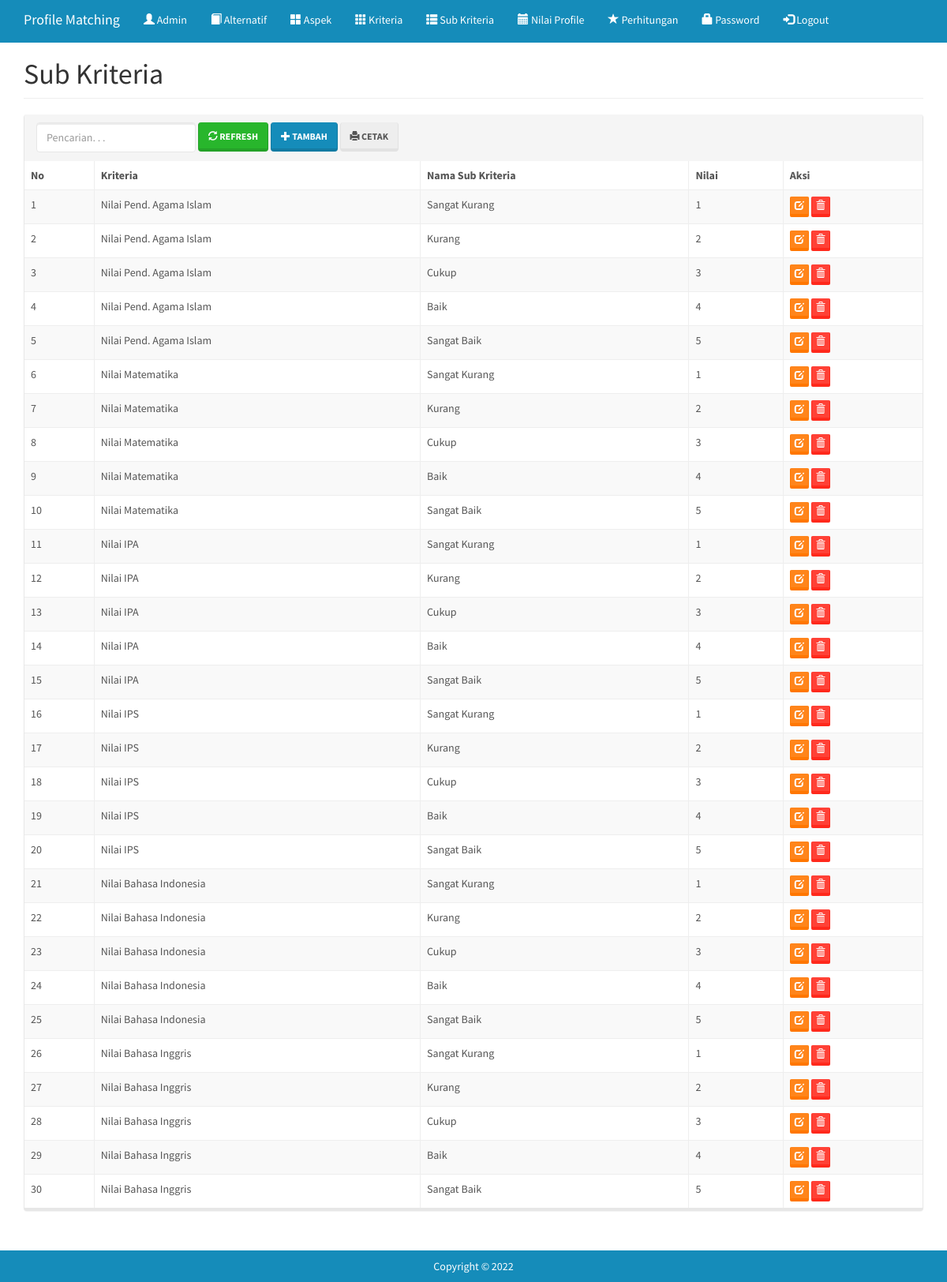
The app's page /index.php?m=crips (signed in) with its own data.
### tables this page shows
CREATE TABLE `tb_crips` (
  `kode_crips` double NOT NULL,
  `kode_kriteria` varchar(255) DEFAULT NULL,
  `nama_crips` varchar(255) DEFAULT NULL,
  `nilai_crips` double DEFAULT NULL
);

CREATE TABLE `tb_kriteria` (
  `kode_kriteria` varchar(16) NOT NULL,
  `nama_kriteria` varchar(64) NOT NULL,
  `kode_aspek` varchar(8) NOT NULL,
  `nilai_kriteria` int(11) NOT NULL,
  `factor` varchar(16) NOT NULL
);

### config.php (called while the page is built)
<?php
	$config["server"]='localhost';
	$config["username"]='root';
	$config["password"]='';
	$config["database_name"]='spk-pm';
?>

### functions.php (called while the page is built, shortened)
<?php
include'config.php';
include'includes/db.php';
$db = new DB($config['server'], $config['username'], $config['password'], $config['database_name']);
include'includes/general.php';

### includes/general.php (called while the page is built, shortened)
<?php
function esc_field($str){
    if (!get_magic_quotes_gpc())
        return addslashes($str);
    else
        return $str;
}

### includes/db.php (called while the page is built, shortened)
<?php
class DB{
    var $conn = null;
    public function __construct($host, $username, $passwd, $dbname){
        $this->conn = mysqli_connect($host, $username, $passwd, $dbname);
    }
    public function query($sql){
        $query = mysqli_query($this->conn, $sql) or die('<pre>Error mysqli_query: ' . mysqli_error($this->conn) . '<br />' . $sql . '</pre>');
        return $query;
    }
    public function get_results($sql){
        $query = $this->query($sql);
        $arr = array();
        while($row = mysqli_fetch_object($query)){
            $arr[] = $row;
        }
        return $arr;
    }
}

### crips.php (the view, shortened to what this page needs)
<div class="page-header">
    <h1>Sub Kriteria</h1>
</div>
<div class="panel panel-default">
    <div class="panel-heading">
        <form class="form-inline">
            <div class="form-group">
                <input class="form-control" type="text" placeholder="Pencarian. . ." name="q" value="<?=$_GET['q']?>" />
            </div>
            <div class="form-group">
                <button class="btn btn-success"><span class="glyphicon glyphicon-refresh"></span> Refresh</a>
            </div>
            <div class="form-group">
                <a class="btn btn-primary" href="?m=crips_tambah"><span class="glyphicon glyphicon-plus"></span> Tambah</a>
            </div>
            <div class="form-group">
                <a class="btn btn-default" href="cetak.php?m=crips" target="_blank"><span class="glyphicon glyphicon-print"></span> Cetak</a>
            </div>
        </form>
    </div>
    <div class="table-responsive">
        <table class="table table-bordered table-hover table-striped">
        <thead>
            <tr>
                <th>No</th>
                <th>Kriteria</th>
                <th>Nama Sub Kriteria</th>
                <th>Nilai</th>
                <th>Aksi</th>
            </tr>
        </thead>
        <?php
        $q = esc_field($_GET['q']);
        $rows = $db->get_results("SELECT * FROM tb_crips k INNER JOIN tb_kriteria a ON a.kode_kriteria=k.kode_kriteria WHERE k.nama_crips LIKE '%$q%' ORDER BY k.kode_crips");
        $no=0;
        foreach($rows as $row):?>
        <tr>
            <td><?=++$no ?></td>
            <td><?=$row->nama_kriteria?></td>
            <td><?=$row->nama_crips?></td>
            <td><?=$row->nilai_crips?></td>
            <td>
                <a class="btn btn-xs btn-warning" href="?m=crips_ubah&ID=<?=$row->kode_crips?>"><span class="glyphicon glyphicon-edit"></span></a>
                <a class="btn btn-xs btn-danger" href="aksi.php?act=crips_hapus&ID=<?=$row->kode_crips?>" onclick="return confirm('Hapus data?')"><span class="glyphicon glyphicon-trash"></span></a>
            </td>
        </tr>
        <?php endforeach;?>
        </table>
    </div>
</div>

### assets/css/general.css (style rules this page uses)
html { position: relative; min-height: 100%; }
body { margin-bottom: 70px; }
.page-header { margin-top: 0; padding-bottom: 0; }
.page-header h1 { margin-top: 0; }

### records on screen
tb_crips: kode_kriteria.nama_kriteria "Nilai Pend. Agama Islam", nama_crips "Sangat Kurang", nilai_crips "1"
tb_crips: kode_kriteria.nama_kriteria "Nilai Pend. Agama Islam", nama_crips "Kurang", nilai_crips "2"
tb_crips: kode_kriteria.nama_kriteria "Nilai Pend. Agama Islam", nama_crips "Cukup", nilai_crips "3"
tb_crips: kode_kriteria.nama_kriteria "Nilai Pend. Agama Islam", nama_crips "Baik", nilai_crips "4"
tb_crips: kode_kriteria.nama_kriteria "Nilai Pend. Agama Islam", nama_crips "Sangat Baik", nilai_crips "5"
tb_crips: kode_kriteria.nama_kriteria "Nilai Matematika", nama_crips "Sangat Kurang", nilai_crips "1"
tb_crips: kode_kriteria.nama_kriteria "Nilai Matematika", nama_crips "Kurang", nilai_crips "2"
tb_crips: kode_kriteria.nama_kriteria "Nilai Matematika", nama_crips "Cukup", nilai_crips "3"
tb_crips: kode_kriteria.nama_kriteria "Nilai Matematika", nama_crips "Baik", nilai_crips "4"
tb_crips: kode_kriteria.nama_kriteria "Nilai Matematika", nama_crips "Sangat Baik", nilai_crips "5"
tb_crips: kode_kriteria.nama_kriteria "Nilai IPA", nama_crips "Sangat Kurang", nilai_crips "1"
tb_crips: kode_kriteria.nama_kriteria "Nilai IPA", nama_crips "Kurang", nilai_crips "2"
tb_crips: kode_kriteria.nama_kriteria "Nilai IPA", nama_crips "Cukup", nilai_crips "3"
tb_crips: kode_kriteria.nama_kriteria "Nilai IPA", nama_crips "Baik", nilai_crips "4"
tb_crips: kode_kriteria.nama_kriteria "Nilai IPA", nama_crips "Sangat Baik", nilai_crips "5"
tb_crips: kode_kriteria.nama_kriteria "Nilai IPS", nama_crips "Sangat Kurang", nilai_crips "1"
tb_crips: kode_kriteria.nama_kriteria "Nilai IPS", nama_crips "Kurang", nilai_crips "2"
tb_crips: kode_kriteria.nama_kriteria "Nilai IPS", nama_crips "Cukup", nilai_crips "3"
tb_crips: kode_kriteria.nama_kriteria "Nilai IPS", nama_crips "Baik", nilai_crips "4"
tb_crips: kode_kriteria.nama_kriteria "Nilai IPS", nama_crips "Sangat Baik", nilai_crips "5"
tb_crips: kode_kriteria.nama_kriteria "Nilai Bahasa Indonesia", nama_crips "Sangat Kurang", nilai_crips "1"
tb_crips: kode_kriteria.nama_kriteria "Nilai Bahasa Indonesia", nama_crips "Kurang", nilai_crips "2"
tb_crips: kode_kriteria.nama_kriteria "Nilai Bahasa Indonesia", nama_crips "Cukup", nilai_crips "3"
tb_crips: kode_kriteria.nama_kriteria "Nilai Bahasa Indonesia", nama_crips "Baik", nilai_crips "4"
tb_crips: kode_kriteria.nama_kriteria "Nilai Bahasa Indonesia", nama_crips "Sangat Baik", nilai_crips "5"
tb_crips: kode_kriteria.nama_kriteria "Nilai Bahasa Inggris", nama_crips "Sangat Kurang", nilai_crips "1"
tb_crips: kode_kriteria.nama_kriteria "Nilai Bahasa Inggris", nama_crips "Kurang", nilai_crips "2"
tb_crips: kode_kriteria.nama_kriteria "Nilai Bahasa Inggris", nama_crips "Cukup", nilai_crips "3"
tb_crips: kode_kriteria.nama_kriteria "Nilai Bahasa Inggris", nama_crips "Baik", nilai_crips "4"
tb_crips: kode_kriteria.nama_kriteria "Nilai Bahasa Inggris", nama_crips "Sangat Baik", nilai_crips "5"
